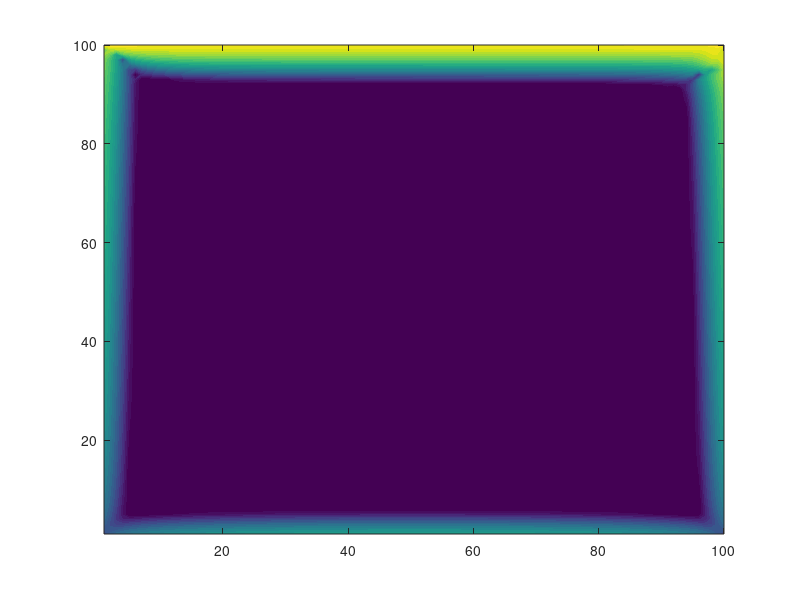

MATLAB code for this plot: (Note: this script raises an error after producing the figure.)
Nx = 100;
Ny = 100;
Ulid = 1;
Re = 3000;
Lx = 1;
Ly = 1;
dx = Lx/Nx;
dy = Ly/Ny;
u = zeros(Ny+2, Nx+2); v= u; 
p = u;Dp = p;
U = zeros(Ny, Nx+1);
V = zeros(Ny+1, Nx);
dt = 0.005;
ipx = 2:(Nx+1); % collocated; phyiscal
ipy = 2:(Ny+1); % collocated; phyiscal
us = u(ipy, ipx); % u star; physical
vs = v(ipy, ipx); % v star; physical
Us = U; Vs = V;   % Us and Vs for boundaries
u(Ny+2, :) = 2 * Ulid;
Nmax = 30000;

% setup for poisson
kx = (0 : Nx-1);
ky = (0 : Ny-1);
[kx,ky] = meshgrid(kx,ky);
mwx = 2 * (cos(pi * kx / Nx)-1)/dx^2;
mwy = 2 * (cos(pi * ky / Ny)-1)/dy^2;

for i = 1:Nmax
%% for the first time step:
% interplation from u->U
u_w = (u(ipy, ipx-1)+u(ipy, ipx))/2; u_e = (u(ipy, ipx+1)+u(ipy, ipx))/2; 
u_n = (u(ipy+1, ipx)+u(ipy, ipx))/2; u_s = (u(ipy-1, ipx)+u(ipy, ipx))/2; 

v_n = (v(ipy+1, ipx)+v(ipy, ipx))/2; v_s = (v(ipy-1, ipx)+v(ipy, ipx))/2; 
v_w = (v(ipy, ipx-1)+v(ipy, ipx))/2; v_e = (v(ipy, ipx+1)+v(ipy, ipx))/2; 

conu = (U(:, 2:Nx+1).*u_e - U(:, 1:Nx).*u_w)/dx + ...
       (V(2:Ny+1,: ).*u_n - V(1:Ny, :).*u_s)/dy;

conv = (U(:, 2:Nx+1).*v_e - U(:, 1:Nx).*v_w)/dx + ...
       (V(2:Ny+1,: ).*v_n - V(1:Ny, :).*v_s)/dy;

diffu = (u(ipy+1,ipx)+u(ipy-1,ipx)-2*u(ipy,ipx))/Re/dy^2+...
        (u(ipy,ipx+1)+u(ipy,ipx-1)-2*u(ipy,ipx))/Re/dx^2;

diffv = (v(ipy+1,ipx)+v(ipy-1,ipx)-2*v(ipy,ipx))/Re/dy^2+...
        (v(ipy,ipx+1)+v(ipy,ipx-1)-2*v(ipy,ipx))/Re/dx^2;

us = u(ipy,ipx) + dt * (-conu + diffu);
vs = v(ipy,ipx) + dt * (-conv + diffv);

% interpolation
Us(:, 2 : Nx) = (us(:,1:Nx-1)+us(:,2:Nx))/2;
Vs(2 : Ny, :) = (vs(1:Ny-1,:)+vs(2:Ny,:))/2;

F = ((Us(:,2:Nx+1) - Us(:,1:Nx))/dx + (Vs(2:Ny+1,:) - Vs(1:Ny,:))/dy)/dt;

%% Solve the poisson equation
B = dct2(F);
A =  B ./ ( mwx+mwy ); A(1,1) = 0;
p(ipy, ipx) = idct2(A);

% BC for p:
p(:, 1) = p(:,2);
p(:,Nx+2) = p(:, Nx+1);
p(1,:) = p(2,:);
p(Ny+2, :) = p(Ny+1,:);

%% The third step:
  % for cell centered values:
u(ipy, ipx) = us - dt * (p(ipy,ipx+1)-p(ipy,ipx-1))/(2*dx);
v(ipy, ipx) = vs - dt * (p(ipy+1,ipx)-p(ipy-1,ipx))/(2*dy);
  % for face centered values:
U(:, 2:Nx) =   Us(:, 2:Nx) -dt * (p(ipy, 3:Nx+1) - p(ipy, 2:Nx))/dx;
V(2:Ny, :) =   Vs(2:Ny, :) -dt * (p(3:Ny+1,ipx) -  p(2:Ny,ipx))/dy;

% Impose boundary for u:
u(1,:) = -u(2,:);
u(:, Nx+2) = -u(:, Nx+1);
u(:, 1) = -u(:, 2);
u(Ny+2, :) = 2 * Ulid-u(Ny+1,:);

% Impose boundary for v:
v(:, 1) = -v(:, 1);
v(:,Nx+2) = -v(:,Nx+1);
v(1,:) = -v(2,:);
v(Ny+2, :) = -v(Ny+1, :);

if mod(i,50)==0
    vortamp = log(abs((u(ipy+1, ipx)-u(ipy-1, ipx))/(2*dy)-...
       (v(ipy, ipx+1)-v(ipy, ipx-1))/(2*dx)));
    vortamp(vortamp<-9) = -9;
    contourf(vortamp,-19:.5:4, 'LineColor','none')
    clim([-19 4])
    drawnow; 
end
end

% 
% vort = (u(ipy+1, ipx)-u(ipy-1, ipx))/(2*dy)-...
%        (v(ipy, ipx+1)-v(ipy, ipx-1))/(2*dx);
% 
% div = (v(ipy+1, ipx)-v(ipy-1, ipx))/(2*dy)+...
%       (u(ipy, ipx+1)-u(ipy, ipx-1))/(2*dx);
% 
% Div = (V(2:Ny+1,:)-V(1:Ny,:))/dy + (U(:,2:Nx+1)-U(:,1:Nx))/dx;
% 
% uabs = sqrt(u(ipy,ipx).^2+v(ipy,ipx).^2);
figure
plot(u(ipy,Ny/2),1:Nx)
figure
plot(1:Ny,v(Nx/2,ipx))
% 
